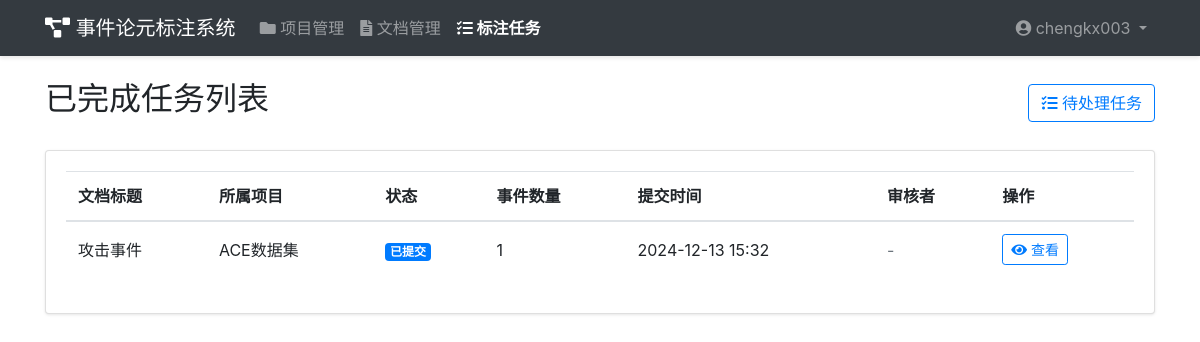
Screenshot of /annotation/tasks/completed/ (signed in) with the database file from the repository.
### annotation/models.py (models this page shows, shortened)
class Annotation(models.Model):
    STATUS_CHOICES = [
        ('draft', '草稿'),
        ('submitted', '已提交'),
        ('reviewed', '已审核'),
        ('rejected', '已驳回'),
    ]
    document = models.ForeignKey(Document, on_delete=models.CASCADE, related_name='annotations', verbose_name='文档')
    annotator = models.ForeignKey(User, on_delete=models.CASCADE, related_name='annotations', verbose_name='标注者')
    status = models.CharField('状态', max_length=20, choices=STATUS_CHOICES, default='draft')
    created_at = models.DateTimeField('创建时间', auto_now_add=True)
    updated_at = models.DateTimeField('更新时间', auto_now=True)
    reviewed_by = models.ForeignKey(User, on_delete=models.SET_NULL, null=True, blank=True, related_name='reviewed_annotations', verbose_name='审核者')
    review_comment = models.TextField('审核意见', blank=True)
    class Meta:
        verbose_name = '标注'
        verbose_name_plural = '标注'
        ordering = ['-updated_at']

### file_management/models.py (models this page shows, shortened)
class Document(models.Model):
    STATUS_CHOICES = [
        ('pending', '待处理'),
        ('processing', '处理中'),
        ('completed', '已完成'),
        ('reviewed', '已审核'),
    ]
    title = models.CharField('文档标题', max_length=200)
    content = models.TextField('文档内容')
    project = models.ForeignKey(Project, on_delete=models.CASCADE, related_name='documents', verbose_name='所属项目')
    status = models.CharField('状态', max_length=20, choices=STATUS_CHOICES, default='pending')
    uploaded_by = models.ForeignKey(User, on_delete=models.CASCADE, related_name='uploaded_documents', verbose_name='上传者')
    uploaded_at = models.DateTimeField('上传时间', auto_now_add=True)
    assigned_to = models.ForeignKey(User, on_delete=models.SET_NULL, null=True, blank=True, related_name='assigned_documents', verbose_name='分配给')
    class Meta:
        verbose_name = '文档'
        verbose_name_plural = '文档'
        ordering = ['-uploaded_at']

### project_management/models.py (models this page shows, shortened)
class Project(models.Model):
    name = models.CharField('项目名称', max_length=100)
    description = models.TextField('项目描述', blank=True)
    created_by = models.ForeignKey(User, on_delete=models.CASCADE, related_name='created_projects', verbose_name='创建者')
    created_at = models.DateTimeField('创建时间', auto_now_add=True)
    updated_at = models.DateTimeField('更新时间', auto_now=True)
    members = models.ManyToManyField(User, through='ProjectMembership', related_name='projects')
    class Meta:
        verbose_name = '项目'
        verbose_name_plural = '项目'
        ordering = ['-created_at']

### annotation/views.py (the view)
# urls.py: path('tasks/completed/', views.completed_task_list, name='completed_task_list'),
@login_required
def completed_task_list(request):
    annotations = Annotation.objects.filter(
        annotator=request.user,
        status__in=['submitted', 'reviewed', 'rejected']
    ).order_by('-updated_at')
    context = {
        'annotations': annotations,
    }
    return render(request, 'annotation/completed_task_list.html', context)

### templates/annotation/completed_task_list.html (shortened to what this page needs)
{% extends 'base.html' %}
{% load static %}
{% block content %}
<div class="d-flex justify-content-between align-items-center mb-4">
    <h2>已完成任务列表</h2>
    <div>
        <a href="{% url 'annotation:task_list' %}" class="btn btn-outline-primary">
            <i class="fas fa-tasks"></i> 待处理任务
        </a>
    </div>
</div>
<div class="card">
    <div class="card-body">
        <div class="table-responsive">
            <table class="table table-hover">
                <thead>
                    <tr>
                        <th>文档标题</th>
                        <th>所属项目</th>
                        <th>状态</th>
                        <th>事件数量</th>
                        <th>提交时间</th>
                        <th>审核者</th>
                        <th>操作</th>
                    </tr>
                </thead>
                <tbody>
                    {% for annotation in annotations %}
                    <tr>
                        <td>{{ annotation.document.title }}</td>
                        <td>{{ annotation.document.project.name }}</td>
                        <td>
                            {% if annotation.status == 'submitted' %}
                            <span class="badge badge-primary">已提交</span>
                            {% elif annotation.status == 'reviewed' %}
                            <span class="badge badge-success">已通过</span>
                            {% elif annotation.status == 'rejected' %}
                            <span class="badge badge-danger">已驳回</span>
                            {% endif %}
                        </td>
                        <td>{{ annotation.events.count }}</td>
                        <td>{{ annotation.updated_at|date:"Y-m-d H:i" }}</td>
                        <td>
                            {% if annotation.reviewed_by %}
                            {{ annotation.reviewed_by.username }}
                            {% else %}
                            <span class="text-muted">-</span>
                            {% endif %}
                        </td>
                        <td>
                            <a href="{% url 'annotation:annotate_document' annotation.document.id %}"
                               class="btn btn-sm btn-outline-primary">
                                <i class="fas fa-eye"></i> 查看
                            </a>
                        </td>
                    </tr>
                    {% empty %}
                    <tr>
                        <td colspan="7" class="text-center text-muted">暂无已完成的标注任务</td>
                    </tr>
                    {% endfor %}
                </tbody>
            </table>
        </div>
    </div>
</div>
{% endblock %}

### templates/base.html (shortened to what this page needs)
<!DOCTYPE html>
<html lang="zh-hans">
<head>
    <link href="https://cdn.bootcdn.net/ajax/libs/twitter-bootstrap/4.5.3/css/bootstrap.min.css" rel="stylesheet">
    <link href="https://cdn.bootcdn.net/ajax/libs/font-awesome/5.15.1/css/all.min.css" rel="stylesheet">
    <link href="https://cdn.bootcdn.net/ajax/libs/nprogress/0.2.0/nprogress.min.css" rel="stylesheet">
</head>
<body>
    <nav class="navbar navbar-expand-lg navbar-dark bg-dark">
        <div class="container">
            <a class="navbar-brand" href="/">
                <i class="fas fa-project-diagram"></i> 事件论元标注系统
            </a>
            <div class="collapse navbar-collapse" id="navbarNav">
                <ul class="navbar-nav mr-auto">
                    {% if user.is_authenticated %}
                    <li class="nav-item {% if request.resolver_match.app_name == 'project_management' %}active{% endif %}">
                        <a class="nav-link" href="{% url 'project_management:project_list' %}">
                            <i class="fas fa-folder"></i> 项目管理
                        </a>
                    </li>
                    <li class="nav-item {% if request.resolver_match.app_name == 'file_management' %}active{% endif %}">
                        <a class="nav-link" href="{% url 'file_management:document_list' %}">
                            <i class="fas fa-file-alt"></i> 文档管理
                        </a>
                    </li>
                    <li class="nav-item {% if request.resolver_match.app_name == 'annotation' %}active{% endif %}">
                        <a class="nav-link" href="{% url 'annotation:task_list' %}">
                            <i class="fas fa-tasks"></i> 标注任务
                        </a>
                    </li>
                    {% endif %}
                </ul>
                <ul class="navbar-nav">
                    {% if user.is_authenticated %}
                    <li class="nav-item dropdown">
                        <a class="nav-link dropdown-toggle" href="#" id="userDropdown" role="button" data-toggle="dropdown">
                            <i class="fas fa-user-circle"></i> {{ user.username }}
                        </a>
                    </li>
                    {% else %}
                    <li class="nav-item">
                        <a class="nav-link" href="{% url 'login' %}">
                            <i class="fas fa-sign-in-alt"></i> 登录
                        </a>
                    </li>
                    {% endif %}
                </ul>
            </div>
        </div>
    </nav>
    <div class="container mt-4">
        {% block content %}
        {% endblock %}
    </div>
</body>
</html>

### templates/base.html (style rules this page uses)
.navbar { box-shadow: 0 2px 4px rgba(0,0,0,.1); }
.nav-item.active { font-weight: bold; }
.card { box-shadow: 0 1px 3px rgba(0,0,0,.1); }
.table td, .table th { vertical-align: middle; }

### rows the page displays
Annotation: document "攻击事件", document.project.name "ACE数据集", status "已提交", events.count "1", updated_at "2024-12-13 15:32"

### other values shown
{{ user.username }} "chengkx003"
